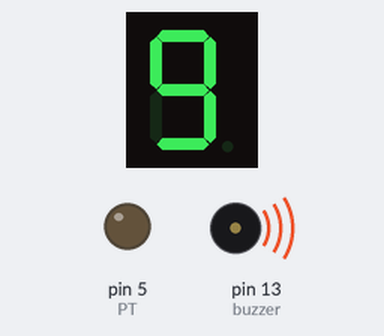
A program run on a simulated Arduino Uno, built with avr-gcc and run on an emulated ATmega328P. On the bench: 1-digit seven-segment display, output pins drawn as LEDs (lit = HIGH), buzzer (waves = sounding). Wiring (inferred from the names in the program): 1-digit 7-segment display, segments lit when LOW: segments pin 3, pin 2, pin 6, pin 7, pin 8, pin 4, pin 12. The segment pins are drawn as the display they are named for; pins used as bus, display or sensor lines are not drawn.

Above: at 4.25 s.
At 13.25 s:
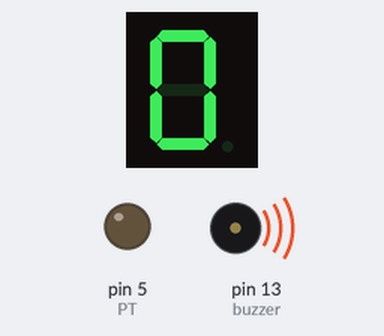
At 21.25 s:
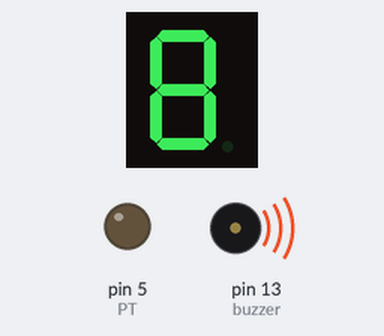
At 29.6 s:
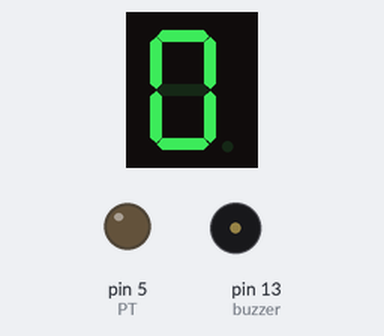
Timing chart, 0 to 40.0 s (numbered marks = the images above):
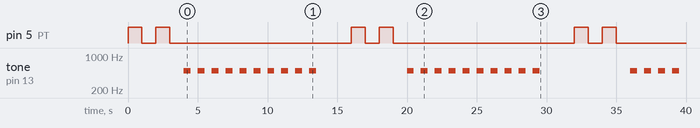

Measured:
- by itself, pin 5 (PT): repeats every 16.0 s: LOW 1.0 s, HIGH 1.0 s, LOW 13.0 s, HIGH 1.0 s
- by itself, tone on pin 13 (buzzer): repeats every 16.0 s: 9 × (silent 0.50 s, 500 Hz 0.50 s), silent 6.5 s, 500 Hz 0.50 s
- what the display in image 0 shows lasts 1.0 s, from 4.0 s to 5.0 s
- what the display in image 1 shows lasts 3.0 s, from 13.0 s to 16.0 s

The program:

main.cpp
```cpp
#include <Arduino.h>

//Configuracao dos pinos do LED de 7 segmentos

const int G = 12;
const int F = 4;
const int A = 3; // Primeiramente setamos os 7 pinos dos segmentos
const int B = 2;

const int E = 8;
const int D = 7;
const int C = 6;
const int PT = 5; // setemaos o ponto do display

const int buzzer = 13;


boolean ligaPonto = false;

const int l = 0, d = 1; // Display 7 segmentos (anodo comum)


void blinkDP() { // Faz o DP piscar 2 vezes.
  for (int i=0; i<=3; i++) {
    if (ligaPonto)  {
      digitalWrite(PT, l);
    }   else  {
      digitalWrite(PT, d);
    }
    ligaPonto = !ligaPonto;
    delay(1000);
  }

}


void beep(int note, int duration)
{
  tone(buzzer, note,duration);

}


//Desliga todas as luzes
void desligado()
{
  digitalWrite(A, d);
  digitalWrite(B, d);
  digitalWrite(C, d);
  digitalWrite(D, d);
  digitalWrite(E, d);
  digitalWrite(F, d);
  digitalWrite(G, d);


}


void numero1()
{
  digitalWrite(A, d); //acende os leds que representam o número 1
  digitalWrite(B, l);
  digitalWrite(C, l);
  digitalWrite(D, d);
  digitalWrite(E, d);
  digitalWrite(F, d);
  digitalWrite(G, d);

}

void numero2()
{

  digitalWrite(A, l); //acende os leds que representam o número 2
  digitalWrite(B, l);
  digitalWrite(C, d);
  digitalWrite(D, l);
  digitalWrite(E, l);
  digitalWrite(F, d);
  digitalWrite(G, l);

}

void numero3()
{
  digitalWrite(A, l); //acende os leds que representam o número 3
  digitalWrite(B, l);
  digitalWrite(C, l);
  digitalWrite(D, l);
  digitalWrite(E, d);
  digitalWrite(F, d);
  digitalWrite(G, l);


}

void numero4()
{

  digitalWrite(A, d); //acende os leds que representam o número 4
  digitalWrite(B, l);
  digitalWrite(C, l);
  digitalWrite(D, d);
  digitalWrite(E, d);
  digitalWrite(F, l);
  digitalWrite(G, l);

}

void numero5()
{
  digitalWrite(A, l); //acende os leds que representam o número 5
  digitalWrite(B, d);
  digitalWrite(C, l);
  digitalWrite(D, l);
  digitalWrite(E, d);
  digitalWrite(F, l);
  digitalWrite(G, l);


}

void numero6()
{
  digitalWrite(A, d); //acende os leds que representam o número 6
  digitalWrite(B, d);
  digitalWrite(C, l);
  digitalWrite(D, l);
  digitalWrite(E, l);
  digitalWrite(F, l);
  digitalWrite(G, l);

}

void numero7()
{
  digitalWrite(A, l); //acende os leds que representam o número 6
  digitalWrite(B, l);
  digitalWrite(C, l);
  digitalWrite(D, d);
  digitalWrite(E, d);
  digitalWrite(F, d);
  digitalWrite(G, d);

}


void numero8()
{
  digitalWrite(A, l); //acende os leds que representam o número 6
  digitalWrite(B, l);
  digitalWrite(C, l);
  digitalWrite(D, l);
  digitalWrite(E, l);
  digitalWrite(F, l);
  digitalWrite(G, l);

}


void numero9()
{
  digitalWrite(A, l); //acende os leds que representam o número 6
  digitalWrite(B, l);
  digitalWrite(C, l);
  digitalWrite(D, l);
  digitalWrite(E, d);
  digitalWrite(F, l);
  digitalWrite(G, l);

}

void numero0()
{
  digitalWrite(A, l); //acende os leds que representam o número 6
  digitalWrite(B, l);
  digitalWrite(C, l);
  digitalWrite(D, l);
  digitalWrite(E, l);
  digitalWrite(F, l);
  digitalWrite(G, d);


}


void contagemRegressiva()
{
    blinkDP();
    numero9();
    beep(500,500);
    delay(1000);

    numero8();
    beep(500,500);
    delay(1000);

    numero7();
    beep(500,500);
    delay(1000);

    numero6();
    beep(500,500);
    delay(1000);

    numero5();
    beep(500,500);
    delay(1000);

    numero4();
    beep(500,500);
    delay(1000);

    numero3();
    beep(500,500);
    delay(1000);

    numero2();
    beep(500,500);
    delay(1000);

    numero1();
    beep(500,500);
    delay(1000);

    numero0();
    beep(500,500);
    delay(3000);


}


void setup()
{
    Serial.begin(9600);

    pinMode(A, OUTPUT); // seta todos as portas que estão os leds do display como saída
    pinMode(B, OUTPUT);
    pinMode(C, OUTPUT);
    pinMode(D, OUTPUT);
    pinMode(E, OUTPUT);
    pinMode(F, OUTPUT);
    pinMode(G, OUTPUT);
    pinMode(PT, OUTPUT);

     pinMode(buzzer,OUTPUT);         //buzzer


}


void loop()
{
  desligado();
  contagemRegressiva();
}
```
